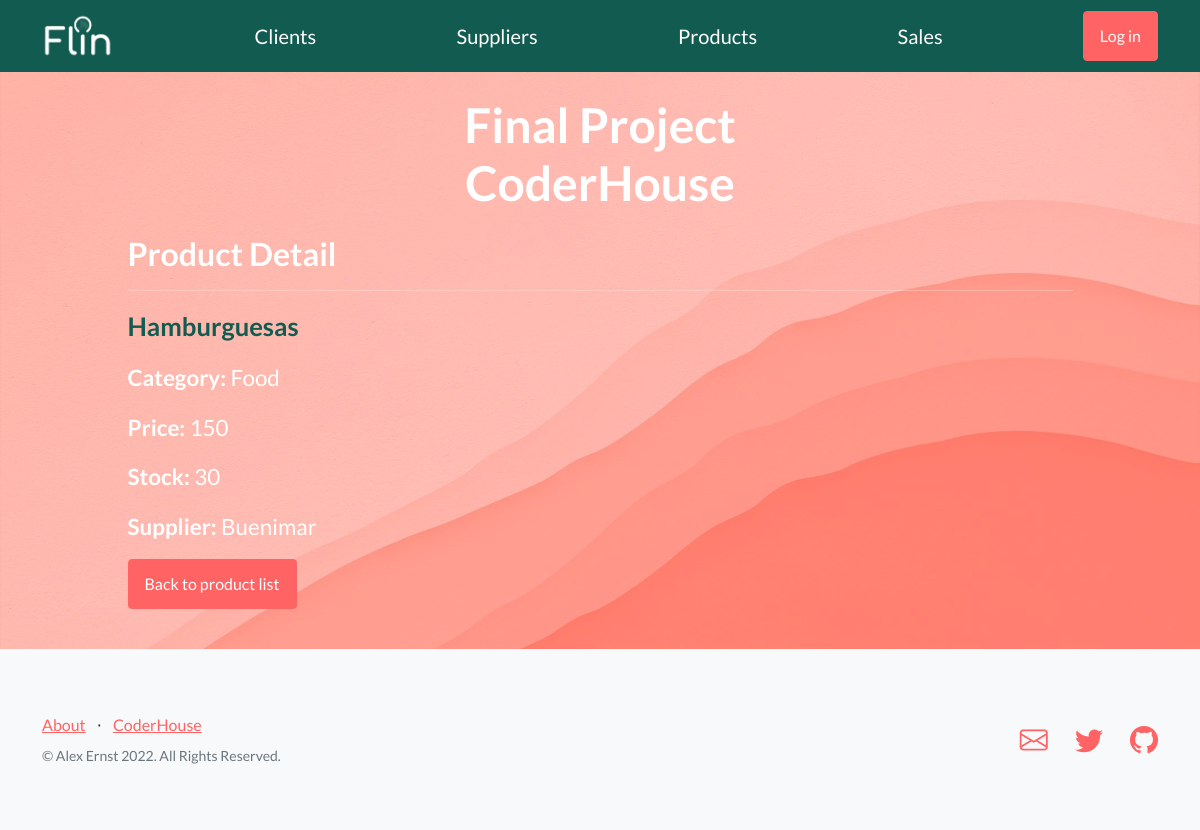
The page /products/product/1/detail on the database its author committed.
### products/models.py (models this page shows)
class Product(models.Model):
    name = models.CharField(max_length=40, unique=True)
    category = models.CharField(max_length=40)
    price = models.IntegerField()
    stock = models.IntegerField()
    supplier = models.CharField(max_length=40, choices=supplier_choices(), default='')
    image = models.ImageField(upload_to='prod_img', null=True, blank=True)

### products/views.py (the view)
# urls.py: path('product/<int:pk>/detail', views.ProductDetailView.as_view(), name='product-detail'),
class ProductDetailView(DetailView):
    model = Product
    template_name = "products/product_detail.html"

### products/templates/products/product_detail.html (shortened to what this page needs)
{% extends "main/index.html" %}
{% load static %}
{% block content %}
<h2>Product Detail</h2>
<hr></hr>
<p style="color: #125B50; font-size:1.6em"><b>{{product.name}}</b></p>
<p style="font-size:1.4em"><b>Category:</b> {{product.category}}</p>
<p style="font-size:1.4em"><b>Price:</b> {{product.price}}</p>
<p style="font-size:1.4em"><b>Stock:</b> {{product.stock}}</p>
<p style="font-size:1.4em"><b>Supplier:</b> {{product.supplier}}</p>
<p><a class="btn btn-primary" href="{% url 'products:product-list' %}">Back to product list</a></p>
{% endblock %}

### rows shown on the page
Product: name "Hamburguesas", category "Food", price "150", stock "30", supplier "Buenimar"
